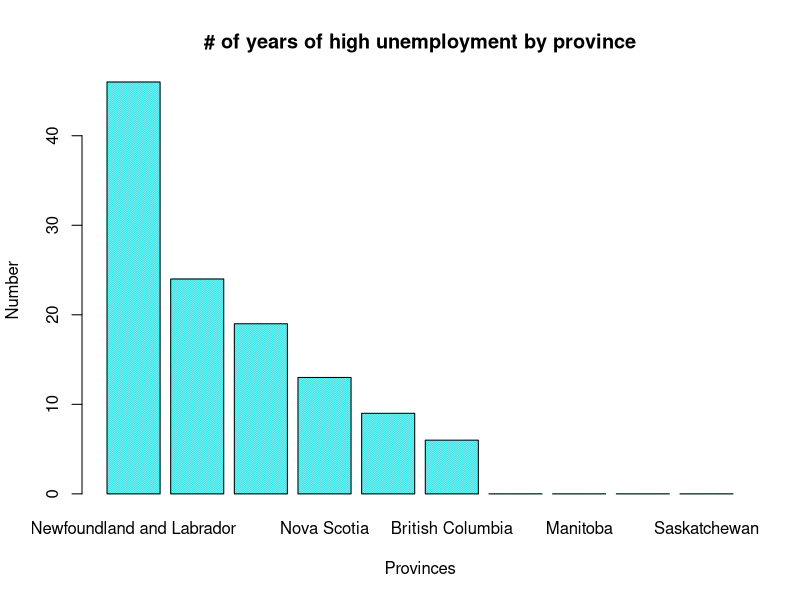
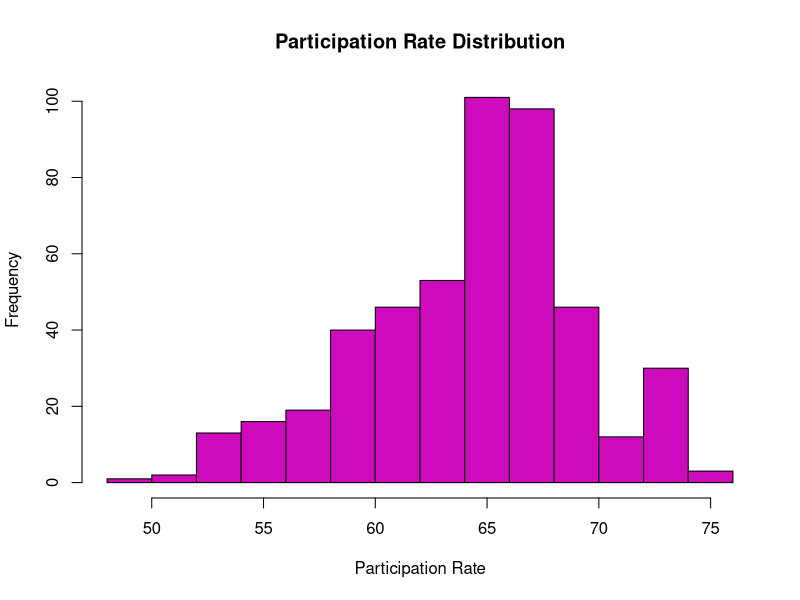
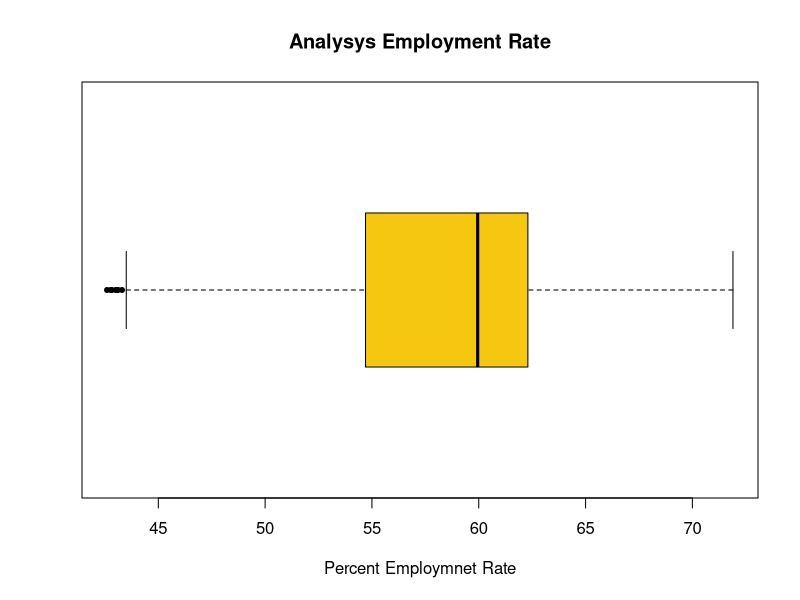
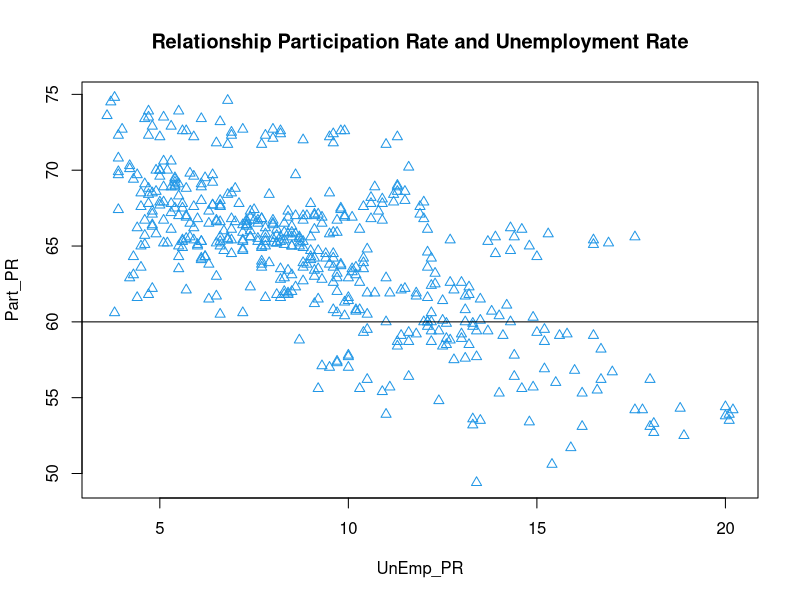

Recreate these plots in R, in order.
## ---- chunk 1
knitr::opts_chunk$set(fig.width=10, fig.height=6,
                      fig.path='Figs/', echo = TRUE)
#Setting my working directory
library(here)
knitr::opts_knit$set(root.dir = here::here())
# Verify working directory
getwd()  
## ---- chunk 2
#Clearing all the plots, the console and the workspace.
#Setting the overall format for numbers.
if(!is.null(dev.list())) dev.off()
cat("\014")
rm(list=ls())
options(scipen=9)

## ---- chunk 3
PR_data_employment <- read.table(here("Wage-Productivity-Analysis", "Analysis_Emp_Rate_CA.txt"),
                                  header = TRUE, sep = ",")
PR_data_employment <- as.data.frame(PR_data_employment)
#Showing first results 
head(PR_data_employment)
## ---- chunk 4
#Append PR initials to all variables in the dataframe
colnames(PR_data_employment) <- paste(colnames(PR_data_employment), "PR", sep = "_")
head(PR_data_employment)
## ---- chunk 5
#To Factor
PR_data_employment$Province_PR <- as.factor(PR_data_employment$Province_PR)
str(PR_data_employment)
## ---- chunk 6
#Creating new Level Variable with ifelse
PR_data_employment$Lev_UnEmp_PR <- ifelse(PR_data_employment$UnEmp_PR < 11.6, "M" , "H")
PR_data_employment$Lev_UnEmp_PR <- ifelse(PR_data_employment$UnEmp_PR < 6.5, "L" , PR_data_employment$Lev_UnEmp_PR)
PR_data_employment$Lev_UnEmp_PR <- as.factor(PR_data_employment$Lev_UnEmp_PR)
#Showing Results
head(PR_data_employment,10)
str(PR_data_employment$Lev_UnEmp_PR) 
## ---- chunk 7
#Structure
dim(PR_data_employment)
## ---- chunk 8
#Calculating mean
meanUnE_PR <- mean(PR_data_employment$UnEmp_PR)
meanUnE_PR
#Calculating standard deviation
sdUnE_PR <- sd(PR_data_employment$UnEmp_PR)  
sdUnE_PR
## ---- chunk 9
#Coefficient of Variation
cvUnE_PR <- sdUnE_PR/meanUnE_PR
#round the result
round(cvUnE_PR,3)     
## ---- chunk 10
#Calculating mean for Part_PR
meanPart_PR <- mean(PR_data_employment$Part_PR)
meanPart_PR
#Calculating standard deviation
sdPart_PR <- sd(PR_data_employment$Part_PR)  
sdPart_PR  
## ---- chunk 11
##Coefficient of Variation Part_PR
cvPart_PR <- sdPart_PR/meanPart_PR
#round the result
round(cvPart_PR,3)     
## ---- chunk 12
# Calculating the 75% of the data and round to 0 decimals
round(quantile(PR_data_employment$Emp_PR, c(.74)),0)

## ---- chunk 13
#  Crating a Summary Table, aggregating by average (mean)
SummaryTable_PR <- aggregate(PR_data_employment[,3]
                             ,by=list(PR_data_employment$Province_PR)
                             ,FUN=mean
                             # Removing nulls
                             ,na.rm=TRUE)
#Round the x value
SummaryTable_PR$x <- round(SummaryTable_PR$x,2)
# Showing the table created previously 
SummaryTable_PR
## ---- chunk 14
# Getting the number of unemployedlevels for each province
SummaryTable2_PR <- table(PR_data_employment$Province_PR,PR_data_employment$Lev_UnEmp_PR)
SummaryTable2_PR
## ---- chunk 15
# ******Showing the percentage of each level in each province
round(prop.table(SummaryTable2_PR),3)
## ---- chunk 16
# Filtering only H rates with the new column *********
high_unemp_PR <- PR_data_employment[PR_data_employment$Lev_UnEmp_PR =="H", ]
high_unemp_PR <- table(high_unemp_PR$Province_PR)
#Bar Plot order DESCENDING parameter in true
barplot(high_unemp_PR[order(high_unemp_PR,decreasing=TRUE)],
        col=5,   #colour
        density = 80, angle = 50,
        #Tittle
        main="# of years of high unemployment by province",
        #Properly labeled x and y axis
        xlab="Provinces",
        ylab="Number")

## ---- chunk 17
#Histogram participation rate*******
hist(PR_data_employment$Part_PR,
     col=6,
     breaks = 10,
     #Tittle
     main="Participation Rate Distribution",
     #Properly labeled x and y axis
     xlab="Participation Rate",
     ylab="Frequency"
     
    )  
## ---- chunk 18
# Horizontal Box Plot Employment rate *****
boxplot(PR_data_employment$Emp_PR,
        #Tittle
        main="Analysys Employment Rate",
        xlab="Percent Employmnet Rate",
        col=7, 
        horizontal=TRUE,
        pch=20)
quantile(PR_data_employment$Emp_PR,.60)

## ---- chunk 19
# Plot metrics participation rate and unemployed rate
plot(Part_PR ~ UnEmp_PR,
     col=4,
     data=PR_data_employment,
     #Defining marker type
     pch=2,
     main="Relationship Participation Rate and Unemployment Rate")  

abline(coef = c(60,0)) #overlays a line, intercept=6, slope=0

